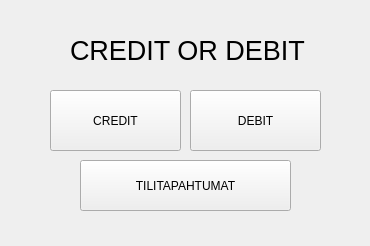
<?xml version="1.0" encoding="UTF-8"?>
<ui version="4.0">
 <class>credit_debit</class>
 <widget class="QWidget" name="credit_debit">
  <property name="geometry">
   <rect>
    <x>0</x>
    <y>0</y>
    <width>370</width>
    <height>246</height>
   </rect>
  </property>
  <property name="windowTitle">
   <string>Form</string>
  </property>
  <widget class="QPushButton" name="CRDB_button_credit">
   <property name="geometry">
    <rect>
     <x>50</x>
     <y>90</y>
     <width>131</width>
     <height>61</height>
    </rect>
   </property>
   <property name="text">
    <string>CREDIT</string>
   </property>
  </widget>
  <widget class="QPushButton" name="CRDB_button_debit">
   <property name="geometry">
    <rect>
     <x>190</x>
     <y>90</y>
     <width>131</width>
     <height>61</height>
    </rect>
   </property>
   <property name="text">
    <string>DEBIT</string>
   </property>
  </widget>
  <widget class="QLabel" name="CR_label_otsikko">
   <property name="geometry">
    <rect>
     <x>70</x>
     <y>20</y>
     <width>241</width>
     <height>61</height>
    </rect>
   </property>
   <property name="font">
    <font>
     <pointsize>20</pointsize>
    </font>
   </property>
   <property name="text">
    <string>CREDIT OR DEBIT ?</string>
   </property>
  </widget>
  <widget class="QPushButton" name="CRDB_button_tapahtumat">
   <property name="geometry">
    <rect>
     <x>80</x>
     <y>160</y>
     <width>211</width>
     <height>51</height>
    </rect>
   </property>
   <property name="text">
    <string>TILITAPAHTUMAT</string>
   </property>
  </widget>
 </widget>
 <resources/>
 <connections/>
</ui>
